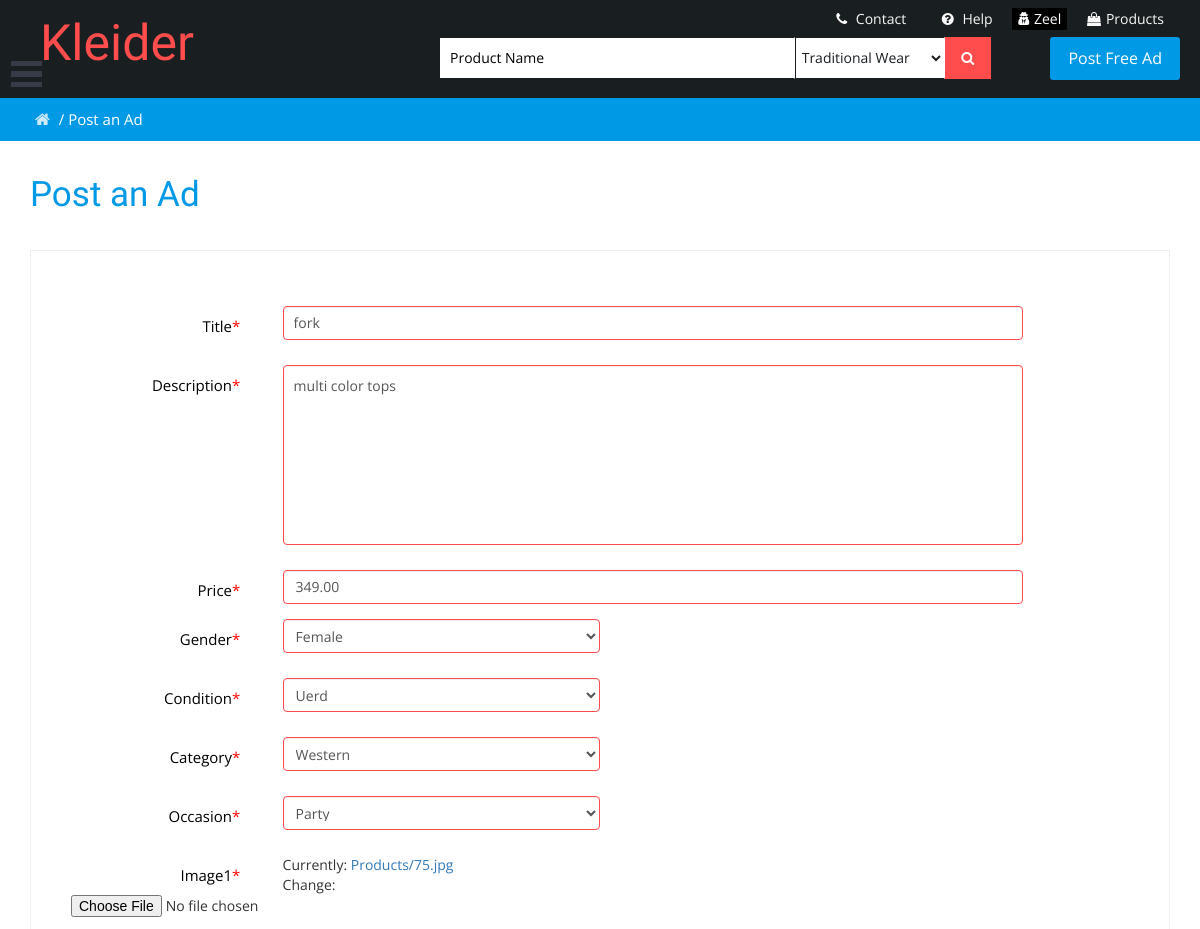
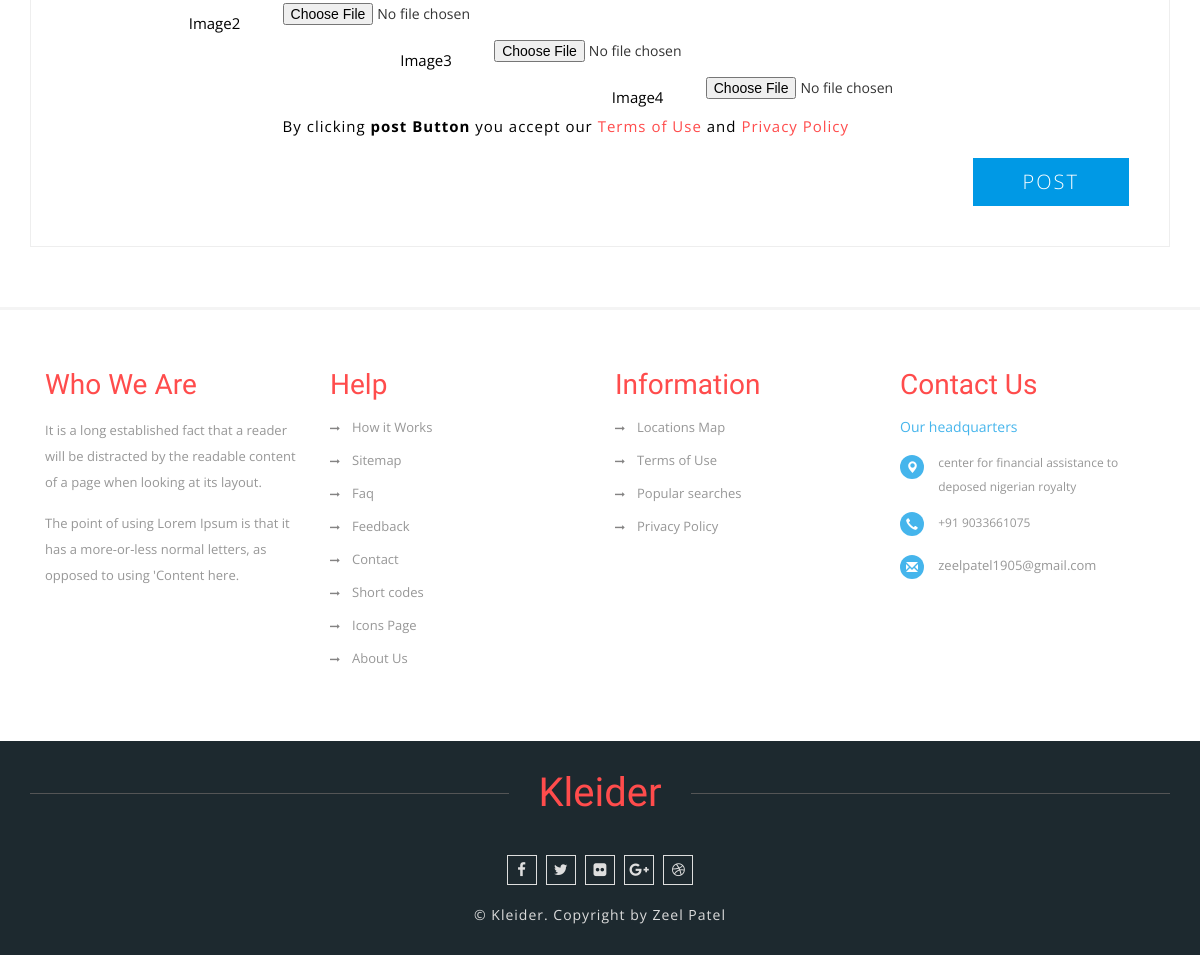
Page /kleider/products/edit/19/ (signed in) on the committed database (2 pictures, top to bottom).
### Products/models.py (models this page shows, shortened)
class Product(models.Model):
    GENDER_CHOICES = (
        ('M', 'Male',),
        ('F', 'Female'),
    )
    CONDITION_CHOICES = (
        ('used', 'Uerd',),
        ('new', 'New',),
    )
    CATEGORY_CHOICES = (
        ('traditional', 'Traditional',),
        ('formal', 'Formal',),
        ('casual', 'Casual',),
        ('ethnic', 'Ethnic',),
        ('sports', 'Sports',),
        ('western', 'Western',),
        ('t-shirts', 'T-shirts',),
        ('kids', 'Kids',),
        ('jumpsuits', 'Jumpsuits',),
        ('denim', 'Denim',),
        ('winter', 'Winter war',),
    )
    OCCASION_CHOICES = (
        ('wedding', 'Wedding',),
        ('sangeet', 'Sangeet',),
        ('party', 'Party',),
        ('everyday', 'Everyday',),
        ('interview', 'Interview',),
        ('gym', 'Gym',),
        ('outings', 'Outings',),
    )
    user = models.ForeignKey(Profile, on_delete=models.CASCADE, blank=True, null=True)
    title = models.CharField(max_length=50)
    description = models.TextField()
    price = models.DecimalField(max_digits=10, decimal_places=2, default=99.99)
    gender = models.CharField(max_length=1, choices=GENDER_CHOICES)
    condition = models.CharField(max_length=4, choices=CONDITION_CHOICES)
    category = models.CharField(max_length=11, choices=CATEGORY_CHOICES)
    occasion = models.CharField(max_length=9, choices=OCCASION_CHOICES)
    featured = models.BooleanField(default=False)
    timestamp = models.DateTimeField(auto_now_add=True)
    sold = models.BooleanField(default=False)
    image1 = models.ImageField(upload_to=upload_image_path)
    image2 = models.ImageField(upload_to=upload_image_path, null=True, blank=True)
    image3 = models.ImageField(upload_to=upload_image_path, null=True, blank=True)
    image4 = models.ImageField(upload_to=upload_image_path, null=True, blank=True)
    smart1 = ImageSpecField(source='image1', processors=[ResizeToFill(250,250)], format="JPEG", options={'quality': 99})
    smart2 = ImageSpecField(source='image2', processors=[SmartResize(250, 250)], format="JPEG", options={'quality': 99})
    smart3 = ImageSpecField(source='image3', processors=[SmartResize(250, 250)], format="JPEG", options={'quality': 99})
    smart4 = ImageSpecField(source='image4', processors=[SmartResize(250, 250)], format="JPEG", options={'quality': 99})
    class Meta:
        db_table = 'Product'

### Products/views.py (the view)
# urls.py: url(r'^edit/(?P<pk>\d+)/$', edit, name='edit'),
@login_required
def edit(request, pk):
    template = 'post.html'
    product = get_object_or_404(Product, pk=pk)
    form = ProductForm(request.POST or None, request.FILES or None, instance=product)
    if form.is_valid():
        form.save()
        messages.success(request, 'Successfully Edited!')
        return redirect('myproducts')
    return render(request, template, {'form': form})

### Products/forms.py
class ProductForm(ModelForm):
    class Meta:
        model = Product
        fields = ['title', 'description', 'price', 'gender', 'condition', 'category', 'occasion', 'featured', 'image1', 'image2', 'image3', 'image4']

### templates/post.html (shortened to what this page needs)
{% load static %}
{% load crispy_forms_tags %}
{% include 'common/header.html' %}
<div class="w3layouts-breadcrumbs text-center">
    <div class="container">
        <span class="agile-breadcrumbs"><a href='{% url 'home' %}'><i class="fa fa-home home_1"></i></a> / <span>Post an Ad</span></span>
    </div>
</div>
<div class="submit-ad main-grid-border">
    <div class="container">
        <h2 class="w3-head">Post an Ad</h2>
        <div class="post-ad-form">
            <form method="post" enctype="multipart/form-data"> {% csrf_token %}
                {{ form.title|as_crispy_field }}
                {{ form.description|as_crispy_field }}
                {{ form.price|as_crispy_field }}
                {{ form.gender|as_crispy_field }}
                {{ form.condition|as_crispy_field }}
                {{ form.category|as_crispy_field }}
                {{ form.occasion|as_crispy_field }}
                {{ form.image1|as_crispy_field }}
                {{ form.image2|as_crispy_field }}
                {{ form.image3|as_crispy_field }}
                {{ form.image4|as_crispy_field }}
                <div class="clearfix"></div>
                <p class="post-terms">By clicking <strong>post Button</strong> you accept our <a href="terms.html" target="_blank">Terms of Use </a> and <a href="privacy.html" target="_blank">Privacy Policy</a></p>
                <input type="submit" value="Post">
                <div class="clearfix"></div>
            </form>
        </div>
    </div>
</div>
{% include 'common/footer.html' %}

### templates/common/header.html (shortened to what this page needs)
{% load static %}
<!DOCTYPE html>
<html lang="en">
<head>
<link rel="stylesheet" type="text/css" href='{% static "css/bootstrap.min.css" %}'>
<link rel="stylesheet" type="text/css" href='{% static "css/bootstrap-select.css" %}'>
<link rel="stylesheet" href='{% static "css/style.css" %}' type="text/css" media="all" />
<link rel="stylesheet" href='{% static "css/flexslider.css" %}' type="text/css" media="screen" />
<link rel="stylesheet" href='{% static "css/font-awesome.min.css" %}' />
<link rel="stylesheet" href='{% static "css/menu_sideslide.css"%}' type="text/css" media="all">
<link href='{% static "css/jquery.uls.css" %}' rel="stylesheet"/>
<link href='{% static "css/jquery.uls.grid.css" %}' rel="stylesheet"/>
<link href='{% static "css/jquery.uls.lcd.css" %}' rel="stylesheet"/>
	<link rel="stylesheet" type="text/css" href='{% static "css/easy-responsive-tabs.css" %}' />
</head>
<body>
<body>
		<div class="agiletopbar">
			<div class="wthreenavigation">
			<button class="menu-button" id="open-button"> </button>
			</div>
		</div>
	<header>
		<div class="w3ls-header">
			<div class="w3ls-header-right">
				<ul>
                    <li class="dropdown head-dpdn">
						<a href='{% url "contact" %}' aria-expanded="false"><i class="fa fa-phone" aria-hidden="true"></i> Contact</a>
					</li>
					<li class="dropdown head-dpdn">
						<a href='{% url "help" %}'><i class="fa fa-question-circle" aria-hidden="true"></i> Help</a>
					</li>
                    {% if not request.user.is_authenticated %}
                    <li class="dropdown head-dpdn">
						<a href="{% url "account_login" %}" aria-expanded="false"><i class="fa fa-user" aria-hidden="true"></i> Sign In</a>
					</li>
                    {% else %}
					    <div class="dropdown1">
							<button class="dropbtn"><i class="fa fa-user-secret" aria-hidden="true"></i> {{ request.user.username }}
							</button>
						</div>
					{% endif %}
					<li class="dropdown head-dpdn">
						<a href="{% url 'products' %}" aria-expanded="false"><i class="fa fa-shopping-bag" aria-hidden="true"></i>Products </a>
					</li>
		</div>
		<div class="container">
			<div class="agile-its-header">
				<div class="logo">
					<h1><a href="{% url 'home' %}">Kleider</a></h1>
				</div>
				<div class="agileits_search">
					<form action="{% url 'search1' %}" method="get">
						<input name="product" type="text" placeholder="Product Name" required="" />
						<select id="agileinfo_search" name="category" required="">
							<option value="Traditional">Traditional Wear</option>
						</select>
						<button type="submit" class="btn btn-default" aria-label="Left Align">
							<i class="fa fa-search" aria-hidden="true"> </i>
						</button>
					</form>
				<a class="post-w3layouts-ad" href='{% url 'create' %}'>Post Free Ad</a>
				</div>
			</div>
		</div>
	</header>

### static/static/css/menu_sideslide.css (style rules this page uses)
.menu-button { position: absolute; z-index: 1000; margin: 13px; padding: 0; width: 2.5em; height: 2.25em; border: none; text-indent: 2.5em; font-size: 1.5em; color: transparent; background: transparent; outline:none; top: 37px; }
.menu-button::before { position: absolute; top: 0.5em; right: 0.5em; bottom: 0.5em; left: 0.5em; background: linear-gradient(#373a47 20%, transparent 20%, transparent 40%, #373a47 40%, #373a47 60%, transparent 60%, transparent 80%, #373a47 80%); content: ''; }
@media (max-width: 1280px) { .menu-button { margin: 13px 0; } }

### static/static/css/easy-responsive-tabs.css (style rules this page uses)
ul.resp-tabs-list, p { margin: 0px; padding: 0px; }

### templates/common/header.html (style rules this page uses)
.dropbtn { background-color: #000000; color: #FFFFFF; border: none; cursor: pointer; }
.dropdown1 { position: relative; display: inline-block; }

### rows in the picture
Product: title "fork", description "multi color tops", price "349.00", gender "Female", condition "Uerd", category "Western", occasion "Party"

### other values in the picture
{{ request.user.username }} "Zeel"
